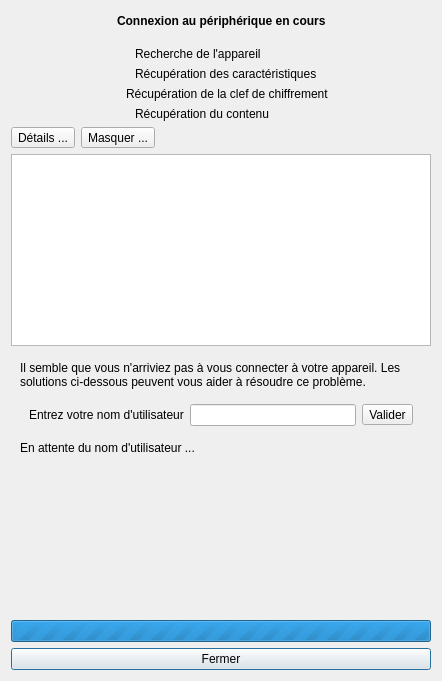
<?xml version="1.0" encoding="UTF-8"?>
<ui version="4.0">
 <class>ConnectionDialog</class>
 <widget class="QDialog" name="ConnectionDialog">
  <property name="geometry">
   <rect>
    <x>0</x>
    <y>0</y>
    <width>442</width>
    <height>681</height>
   </rect>
  </property>
  <property name="windowTitle">
   <string>Connexion</string>
  </property>
  <layout class="QVBoxLayout" name="verticalLayout_3">
   <item>
    <layout class="QHBoxLayout" name="horizontalLayout_6">
     <item>
      <spacer name="horizontalSpacer_4">
       <property name="orientation">
        <enum>Qt::Horizontal</enum>
       </property>
       <property name="sizeHint" stdset="0">
        <size>
         <width>40</width>
         <height>20</height>
        </size>
       </property>
      </spacer>
     </item>
     <item>
      <widget class="QLabel" name="label_status">
       <property name="text">
        <string>&lt;strong&gt;Connexion au périphérique en cours&lt;/strong&gt;</string>
       </property>
      </widget>
     </item>
     <item>
      <spacer name="horizontalSpacer_5">
       <property name="orientation">
        <enum>Qt::Horizontal</enum>
       </property>
       <property name="sizeHint" stdset="0">
        <size>
         <width>40</width>
         <height>20</height>
        </size>
       </property>
      </spacer>
     </item>
    </layout>
   </item>
   <item>
    <spacer name="verticalSpacer_2">
     <property name="orientation">
      <enum>Qt::Vertical</enum>
     </property>
     <property name="sizeType">
      <enum>QSizePolicy::Fixed</enum>
     </property>
     <property name="sizeHint" stdset="0">
      <size>
       <width>20</width>
       <height>10</height>
      </size>
     </property>
    </spacer>
   </item>
   <item>
    <layout class="QHBoxLayout" name="horizontalLayout_5">
     <item>
      <spacer name="horizontalSpacer_2">
       <property name="orientation">
        <enum>Qt::Horizontal</enum>
       </property>
       <property name="sizeHint" stdset="0">
        <size>
         <width>40</width>
         <height>20</height>
        </size>
       </property>
      </spacer>
     </item>
     <item>
      <layout class="QVBoxLayout" name="verticalLayout">
       <item>
        <layout class="QHBoxLayout" name="horizontalLayout_2">
         <item>
          <widget class="QLabel" name="img_search">
           <property name="enabled">
            <bool>false</bool>
           </property>
           <property name="maximumSize">
            <size>
             <width>16</width>
             <height>16</height>
            </size>
           </property>
           <property name="text">
            <string/>
           </property>
           <property name="pixmap">
            <pixmap>wait.png</pixmap>
           </property>
           <property name="scaledContents">
            <bool>true</bool>
           </property>
          </widget>
         </item>
         <item>
          <widget class="QLabel" name="label_2">
           <property name="text">
            <string>Recherche de l'appareil</string>
           </property>
          </widget>
         </item>
        </layout>
       </item>
       <item>
        <layout class="QHBoxLayout" name="horizontalLayout_3">
         <item>
          <widget class="QLabel" name="img_param">
           <property name="enabled">
            <bool>false</bool>
           </property>
           <property name="maximumSize">
            <size>
             <width>16</width>
             <height>16</height>
            </size>
           </property>
           <property name="text">
            <string/>
           </property>
           <property name="pixmap">
            <pixmap>wait.png</pixmap>
           </property>
           <property name="scaledContents">
            <bool>true</bool>
           </property>
          </widget>
         </item>
         <item>
          <widget class="QLabel" name="label_3">
           <property name="text">
            <string>Récupération des caractéristiques</string>
           </property>
          </widget>
         </item>
        </layout>
       </item>
       <item>
        <layout class="QHBoxLayout" name="horizontalLayout_7">
         <item>
          <widget class="QLabel" name="img_key">
           <property name="enabled">
            <bool>false</bool>
           </property>
           <property name="maximumSize">
            <size>
             <width>16</width>
             <height>16</height>
            </size>
           </property>
           <property name="text">
            <string/>
           </property>
           <property name="pixmap">
            <pixmap>wait.png</pixmap>
           </property>
           <property name="scaledContents">
            <bool>true</bool>
           </property>
          </widget>
         </item>
         <item>
          <widget class="QLabel" name="label">
           <property name="text">
            <string>Récupération de la clef de chiffrement</string>
           </property>
          </widget>
         </item>
        </layout>
       </item>
       <item>
        <layout class="QHBoxLayout" name="horizontalLayout_4">
         <item>
          <widget class="QLabel" name="img_content">
           <property name="enabled">
            <bool>false</bool>
           </property>
           <property name="maximumSize">
            <size>
             <width>16</width>
             <height>16</height>
            </size>
           </property>
           <property name="text">
            <string/>
           </property>
           <property name="pixmap">
            <pixmap>wait.png</pixmap>
           </property>
           <property name="scaledContents">
            <bool>true</bool>
           </property>
          </widget>
         </item>
         <item>
          <widget class="QLabel" name="label_4">
           <property name="text">
            <string>Récupération du contenu</string>
           </property>
          </widget>
         </item>
        </layout>
       </item>
      </layout>
     </item>
     <item>
      <spacer name="horizontalSpacer_3">
       <property name="orientation">
        <enum>Qt::Horizontal</enum>
       </property>
       <property name="sizeHint" stdset="0">
        <size>
         <width>40</width>
         <height>20</height>
        </size>
       </property>
      </spacer>
     </item>
    </layout>
   </item>
   <item>
    <layout class="QHBoxLayout" name="horizontalLayout">
     <item>
      <widget class="QToolButton" name="button_more">
       <property name="text">
        <string>Détails ...</string>
       </property>
      </widget>
     </item>
     <item>
      <widget class="QToolButton" name="button_less">
       <property name="text">
        <string>Masquer ...</string>
       </property>
      </widget>
     </item>
     <item>
      <spacer name="horizontalSpacer">
       <property name="orientation">
        <enum>Qt::Horizontal</enum>
       </property>
       <property name="sizeHint" stdset="0">
        <size>
         <width>40</width>
         <height>20</height>
        </size>
       </property>
      </spacer>
     </item>
    </layout>
   </item>
   <item>
    <widget class="QTextEdit" name="text">
     <property name="readOnly">
      <bool>true</bool>
     </property>
    </widget>
   </item>
   <item>
    <widget class="QWidget" name="widgetIssueConnectionLinux" native="true">
     <layout class="QVBoxLayout" name="verticalLayout_2">
      <item>
       <widget class="QLabel" name="issueLinuxWhat">
        <property name="text">
         <string>&lt;html&gt;&lt;head/&gt;&lt;body&gt;&lt;p&gt;Il semble que vous n'arriviez pas à vous connecter à votre appareil. Les solutions ci-dessous peuvent vous aider à résoudre ce problème.&lt;/p&gt;&lt;/body&gt;&lt;/html&gt;</string>
        </property>
        <property name="wordWrap">
         <bool>true</bool>
        </property>
       </widget>
      </item>
      <item>
       <widget class="QWidget" name="widgetAskUsrName" native="true">
        <layout class="QHBoxLayout" name="horizontalLayout_8">
         <item>
          <widget class="QLabel" name="label_6">
           <property name="text">
            <string>Entrez votre nom d'utilisateur</string>
           </property>
          </widget>
         </item>
         <item>
          <widget class="QLineEdit" name="issueLinuxUsrName"/>
         </item>
         <item>
          <widget class="QToolButton" name="issueLinuxEnterUsrName">
           <property name="text">
            <string>Valider</string>
           </property>
          </widget>
         </item>
        </layout>
       </widget>
      </item>
      <item>
       <widget class="QLabel" name="issueLinuxStatus">
        <property name="text">
         <string>En attente du nom d'utilisateur ...</string>
        </property>
        <property name="wordWrap">
         <bool>true</bool>
        </property>
       </widget>
      </item>
     </layout>
    </widget>
   </item>
   <item>
    <spacer name="verticalSpacer">
     <property name="orientation">
      <enum>Qt::Vertical</enum>
     </property>
     <property name="sizeHint" stdset="0">
      <size>
       <width>20</width>
       <height>40</height>
      </size>
     </property>
    </spacer>
   </item>
   <item>
    <widget class="QProgressBar" name="progressBar">
     <property name="maximum">
      <number>0</number>
     </property>
     <property name="value">
      <number>0</number>
     </property>
    </widget>
   </item>
   <item>
    <widget class="QPushButton" name="button_close">
     <property name="text">
      <string>Fermer</string>
     </property>
    </widget>
   </item>
  </layout>
 </widget>
 <resources/>
 <connections>
  <connection>
   <sender>button_more</sender>
   <signal>clicked()</signal>
   <receiver>button_more</receiver>
   <slot>hide()</slot>
   <hints>
    <hint type="sourcelabel">
     <x>50</x>
     <y>196</y>
    </hint>
    <hint type="destinationlabel">
     <x>41</x>
     <y>196</y>
    </hint>
   </hints>
  </connection>
  <connection>
   <sender>button_more</sender>
   <signal>clicked()</signal>
   <receiver>button_less</receiver>
   <slot>show()</slot>
   <hints>
    <hint type="sourcelabel">
     <x>71</x>
     <y>196</y>
    </hint>
    <hint type="destinationlabel">
     <x>180</x>
     <y>196</y>
    </hint>
   </hints>
  </connection>
  <connection>
   <sender>button_less</sender>
   <signal>clicked()</signal>
   <receiver>button_less</receiver>
   <slot>hide()</slot>
   <hints>
    <hint type="sourcelabel">
     <x>180</x>
     <y>196</y>
    </hint>
    <hint type="destinationlabel">
     <x>180</x>
     <y>196</y>
    </hint>
   </hints>
  </connection>
  <connection>
   <sender>button_less</sender>
   <signal>clicked()</signal>
   <receiver>button_more</receiver>
   <slot>show()</slot>
   <hints>
    <hint type="sourcelabel">
     <x>180</x>
     <y>196</y>
    </hint>
    <hint type="destinationlabel">
     <x>44</x>
     <y>196</y>
    </hint>
   </hints>
  </connection>
  <connection>
   <sender>button_close</sender>
   <signal>clicked()</signal>
   <receiver>ConnectionDialog</receiver>
   <slot>accept()</slot>
   <hints>
    <hint type="sourcelabel">
     <x>219</x>
     <y>655</y>
    </hint>
    <hint type="destinationlabel">
     <x>396</x>
     <y>226</y>
    </hint>
   </hints>
  </connection>
  <connection>
   <sender>issueLinuxUsrName</sender>
   <signal>returnPressed()</signal>
   <receiver>issueLinuxEnterUsrName</receiver>
   <slot>click()</slot>
   <hints>
    <hint type="sourcelabel">
     <x>316</x>
     <y>490</y>
    </hint>
    <hint type="destinationlabel">
     <x>385</x>
     <y>492</y>
    </hint>
   </hints>
  </connection>
  <connection>
   <sender>button_more</sender>
   <signal>clicked()</signal>
   <receiver>text</receiver>
   <slot>show()</slot>
   <hints>
    <hint type="sourcelabel">
     <x>76</x>
     <y>176</y>
    </hint>
    <hint type="destinationlabel">
     <x>88</x>
     <y>260</y>
    </hint>
   </hints>
  </connection>
  <connection>
   <sender>button_less</sender>
   <signal>clicked()</signal>
   <receiver>text</receiver>
   <slot>hide()</slot>
   <hints>
    <hint type="sourcelabel">
     <x>155</x>
     <y>183</y>
    </hint>
    <hint type="destinationlabel">
     <x>164</x>
     <y>246</y>
    </hint>
   </hints>
  </connection>
 </connections>
</ui>
